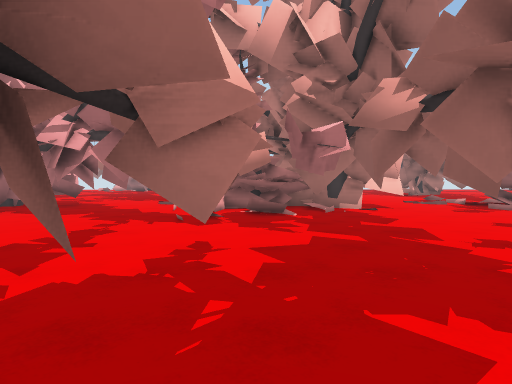
view 1 (above)

24 first-person views from a walk through a 3-D level made in the Unity game engine. The camera is 1.5 m above the floor, tilts 2° down and sees 80° across. The floor is counted in squares, 2 m on a side. Each view is taken from the middle of a square. On the plan, view 1 faces up. The plan holds only what a view shows up to about 10 squares ahead; the rest is blank. The place goes on beyond the plan. Some surface patterns are stand-ins.

view 2
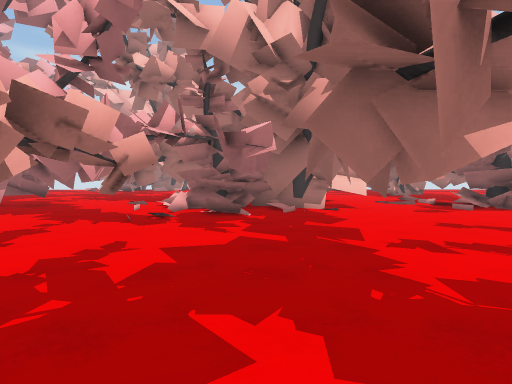

view 3
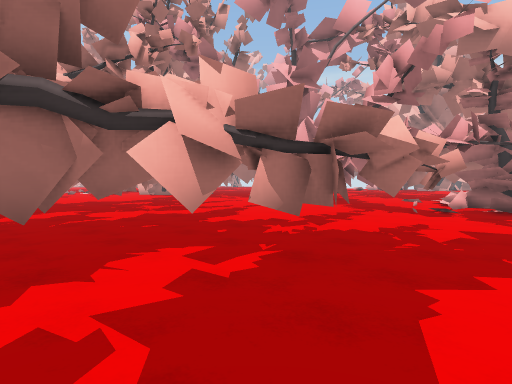

view 4
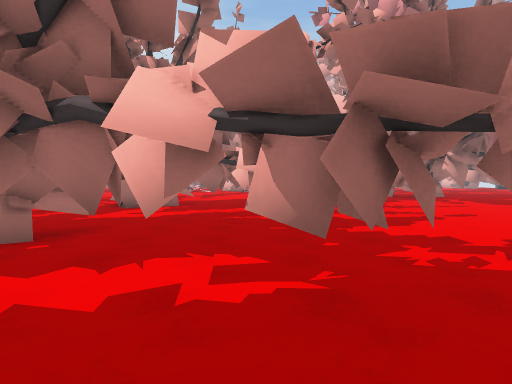

view 5
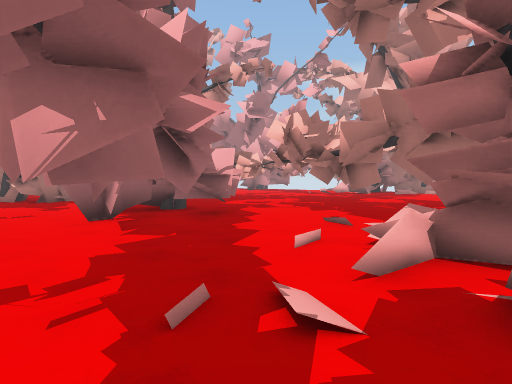

view 6
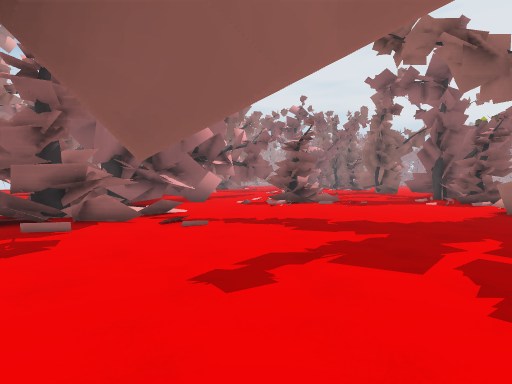

view 7
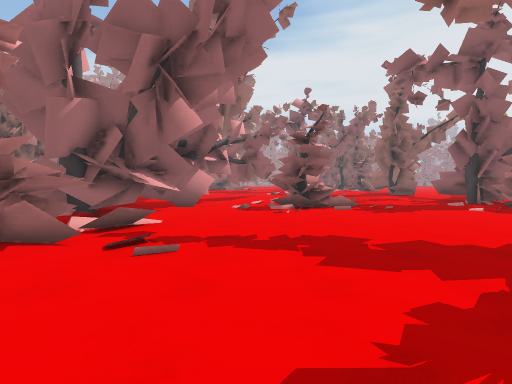

view 8
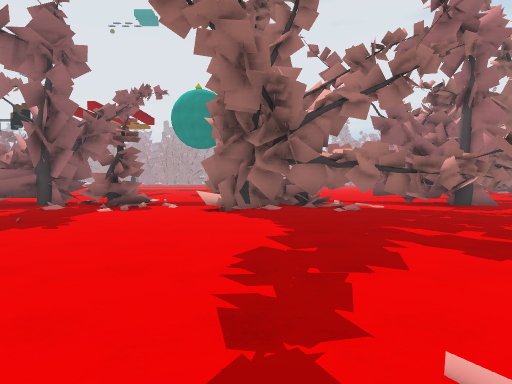

view 9
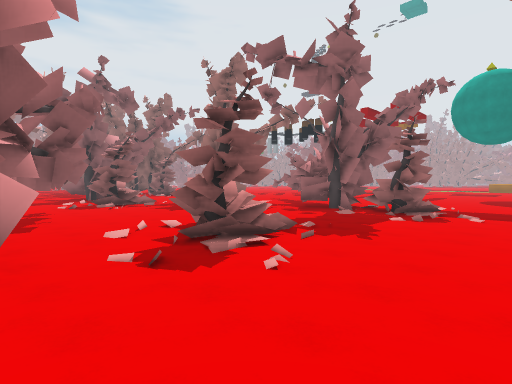

view 10
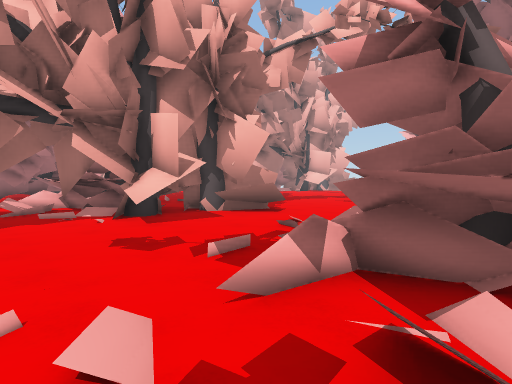

view 11
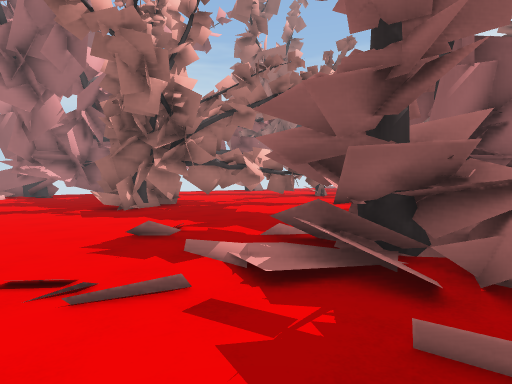

view 12
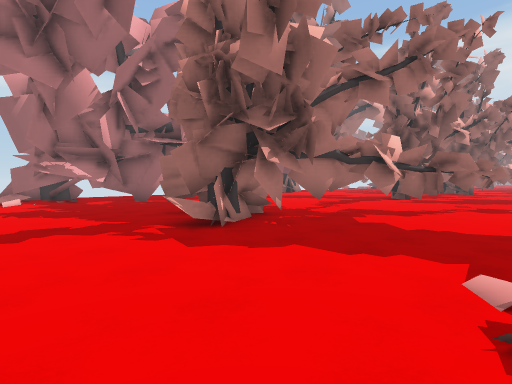

view 13
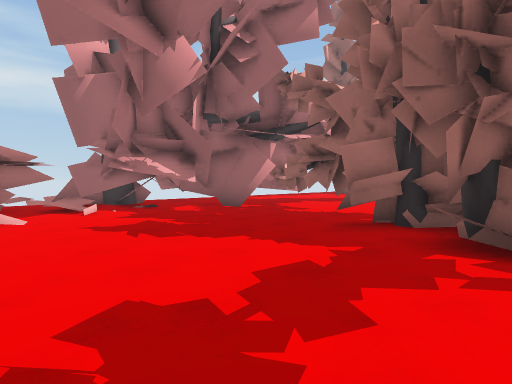

view 14
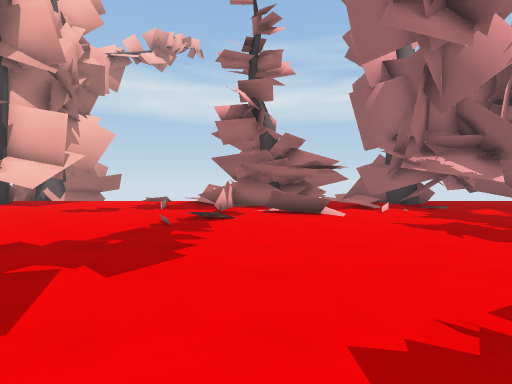

view 15
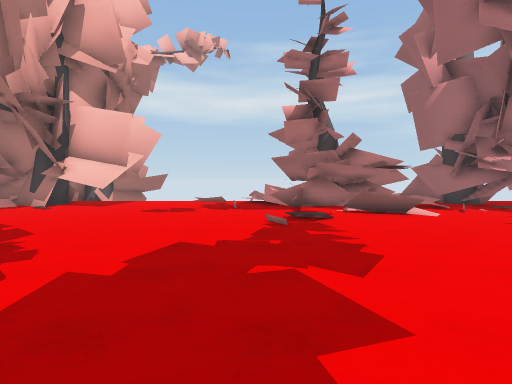

view 16
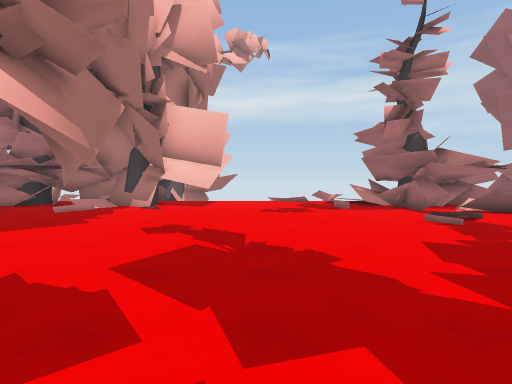

view 17
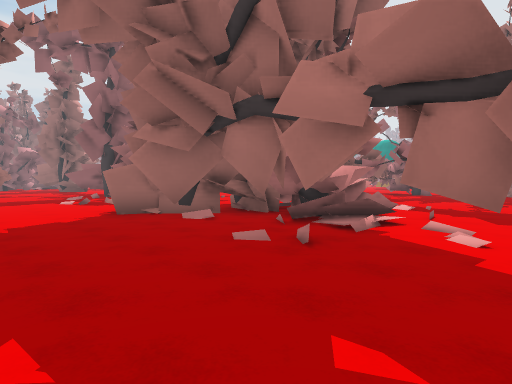

view 18
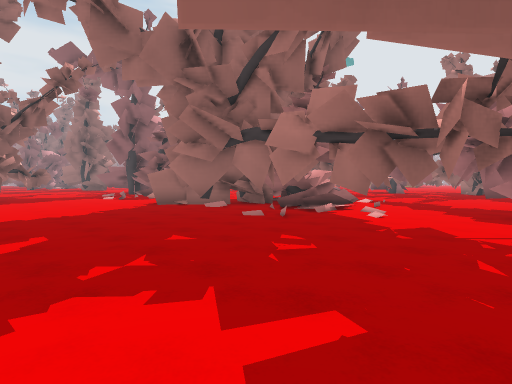

view 19
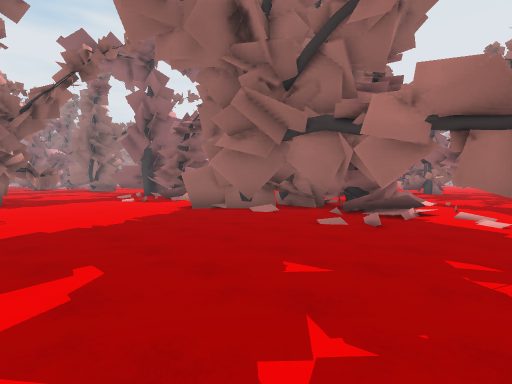

view 20
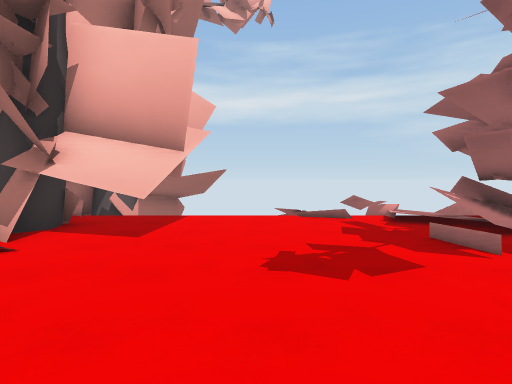

view 21
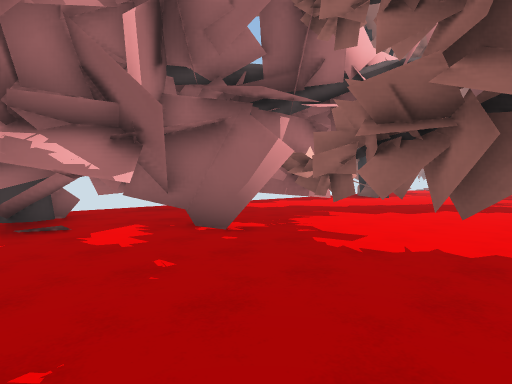

view 22
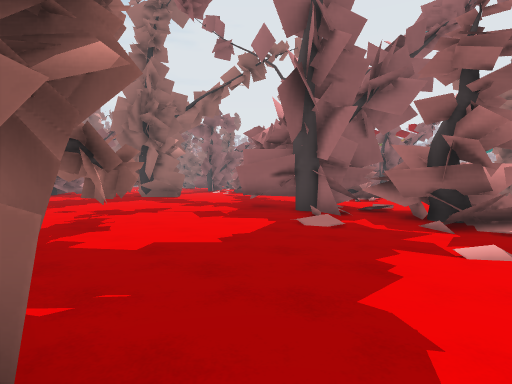

view 23
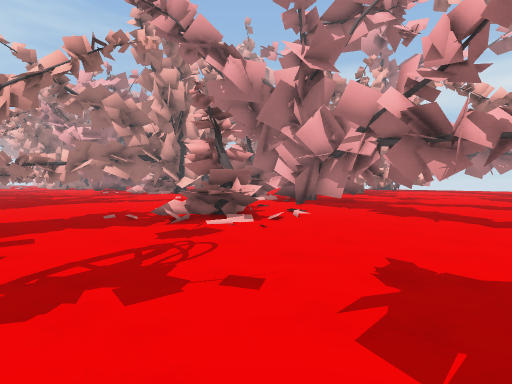

view 24
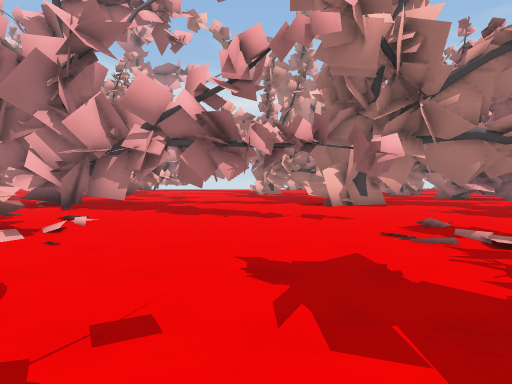

### Floor plan
Key: @ floor where view 1 was taken; # wall or solid block; x gap in a wall; . main floor; : floor 0.25 m higher than the main floor; / step, stairs or slope; = window, fence, low wall or low ledge; ^ raised ledge; T tree; H thing the floor can be seen under or through.
Columns run from 6 left of view 1 to 24 right of it. Each row starts with its distance up from view 1.
 27  ....//:##    ###
 26 ##...../=#######
 25 ####.../####/^##......
 24 ........=.#..####. ....
 23 ........=.=.....#HH.....
 22 .......//........HH......
 21 . ...../.........H.... ..
 20 ................HH.......
 19  ...............H .
 18   .............#H ..
 17 ..............#HH....
 16 ..............#HHH....
 15 ...............  HH....
 14 ..................HH.....
 13 ....................#....
 12  HHHH .### ..............
 11 .... ######..//... #.....
 10 #.. .TT##....:TT.###.....
  9 ##...TTT###..TTTT####.....^##
  8 #HH..#TT##....TT/#####....### x
  7 #HH...#......../..####.........
  6 #.HHH....#...//......#x# ......
  5 ....H .#...............##. ...
  4 ...................TT........
  3 #.......#..........TT......T
  2 #.....#.#...................
  1 #....##. ..................
  0 .....#@...................
 -1 ....##..########..........
 -2 ... #...##   ##...TT.#
 -3 ..### .##     ##..TT###

Positions as (right, up) in squares from view 1, and headings:
1: (0, 0), facing up
2: (1, 0), facing up
3: (1, -2), facing up-left
4: (1, 0), facing left
5: (0, 5), facing up-left
6: (2, 5), facing right
7: (4, 5), facing right
8: (8, 7), facing down
9: (9, 7), facing down-right
10: (9, 6), facing up-left
11: (5, 8), facing up-right
12: (5, 12), facing up-right
13: (4, 16), facing up-right
14: (3, 16), facing up
15: (1, 16), facing up
16: (-2, 16), facing up
17: (-4, 15), facing down-right
18: (-6, 17), facing down-right
19: (-4, 17), facing down-right
20: (-2, 21), facing up
21: (7, 19), facing up-right
22: (7, 16), facing down-right
23: (19, -1), facing up-left
24: (18, -1), facing up
